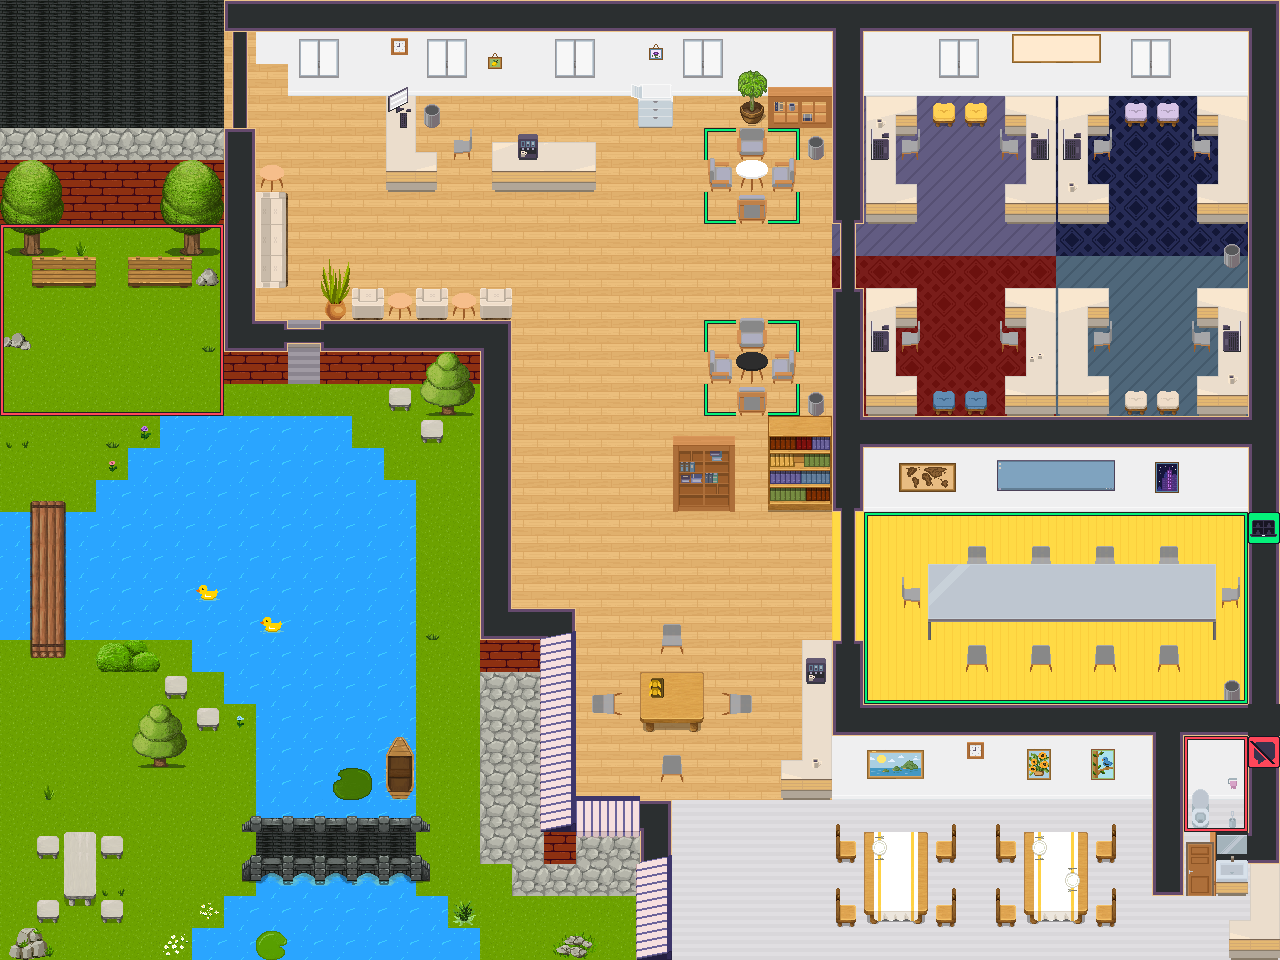

The image is a tile-based game level rendered from a .tmx file. Its description and source (layers, tilesets, objects; grid data summarised) follow:
An orthogonal 40x30 tile map with 32x32 px tiles, 13 tile layers (start, colliadables, chillroom1, chillRoom2, ...), 9 tilesets.

<map version="1.10" tiledversion="1.11.2" orientation="orthogonal" renderorder="right-down" width="40" height="30" tilewidth="32" tileheight="32" infinite="0" nextlayerid="17" nextobjectid="1">
 <editorsettings>
  <export target="aos-office.tmj" format="json" />
 </editorsettings>
 <tileset firstgid="1" name="WA_Room_Builder" tilewidth="32" tileheight="32" tilecount="1000" columns="25">
  <image source="tilesets/WA_Room_Builder.png" width="800" height="1280" />
  <tile id="0">
   <properties>
    <property name="collides" type="bool" value="true" />
   </properties>
  </tile>
 </tileset>
 <tileset firstgid="1001" name="WA_Special_Zones" tilewidth="32" tileheight="32" tilecount="12" columns="6">
  <image source="tilesets/WA_Special_Zones.png" width="192" height="64" />
  <tile id="2">
   <properties>
    <property name="collides" type="bool" value="true" />
   </properties>
  </tile>
  <tile id="3">
   <properties>
    <property name="silent" type="bool" value="true" />
   </properties>
  </tile>
 </tileset>
 <tileset firstgid="1013" name="WA_Exterior" tilewidth="32" tileheight="32" tilecount="850" columns="25">
  <image source="tilesets/WA_Exterior.png" width="800" height="1088" />
 </tileset>
 <tileset firstgid="1863" name="WA_Tables" tilewidth="32" tileheight="32" tilecount="270" columns="10">
  <image source="tilesets/WA_Tables.png" width="320" height="864" />
 </tileset>
 <tileset firstgid="2133" name="WA_Seats" tilewidth="32" tileheight="32" tilecount="182" columns="13">
  <image source="tilesets/WA_Seats.png" width="416" height="448" />
 </tileset>
 <tileset firstgid="2315" name="WA_Miscellaneous" tilewidth="32" tileheight="32" tilecount="110" columns="10">
  <image source="tilesets/WA_Miscellaneous.png" width="320" height="352" />
 </tileset>
 <tileset firstgid="2425" name="WA_Other_Furniture" tilewidth="32" tileheight="32" tilecount="156" columns="12">
  <image source="tilesets/WA_Other_Furniture.png" width="384" height="416" />
 </tileset>
 <tileset firstgid="2581" name="WA_User_Interface" tilewidth="32" tileheight="32" tilecount="273" columns="13">
  <image source="tilesets/WA_User_Interface.png" width="416" height="672" />
 </tileset>
 <tileset firstgid="2854" name="WA_Decoration" tilewidth="32" tileheight="32" tilecount="96" columns="12">
  <image source="tilesets/WA_Decoration.png" width="384" height="256" />
 </tileset>
 <layer id="1" name="start" width="40" height="30">
  <data>[1200 cells, 1 non-empty, 1 distinct tile ids]</data>
 </layer>
 <layer id="6" name="colliadables" width="40" height="30">
  <data>[1200 cells, 544 non-empty, 2 distinct tile ids]</data>
 </layer>
 <layer id="11" name="chillroom1" width="40" height="30">
  <properties>
   <property name="jitsiRoom" value="chillRoom1" />
  </properties>
  <data>[1200 cells, 9 non-empty, 1 distinct tile ids]</data>
 </layer>
 <layer id="12" name="chillRoom2" width="40" height="30">
  <properties>
   <property name="jitsiRoom" value="chillRoom2" />
  </properties>
  <data>[1200 cells, 9 non-empty, 1 distinct tile ids]</data>
 </layer>
 <layer id="13" name="meetingRoom" width="40" height="30">
  <properties>
   <property name="jitsiConfig" value="" />
   <property name="jitsiRoom" value="mainBoardroom" />
  </properties>
  <data>[1200 cells, 72 non-empty, 1 distinct tile ids]</data>
 </layer>
 <layer id="14" name="silent-zone" width="40" height="30">
  <data>[1200 cells, 48 non-empty, 1 distinct tile ids]</data>
 </layer>
 <layer id="3" name="floor" width="40" height="30">
  <data>[1200 cells, 1200 non-empty, 41 distinct tile ids]</data>
 </layer>
 <layer id="5" name="above floor" width="40" height="30">
  <data>[1200 cells, 263 non-empty, 145 distinct tile ids]</data>
 </layer>
 <layer id="4" name="desk" width="40" height="30">
  <data>[1200 cells, 113 non-empty, 42 distinct tile ids]</data>
 </layer>
 <layer id="7" name="above desk" width="40" height="30">
  <data>[1200 cells, 77 non-empty, 44 distinct tile ids]</data>
 </layer>
 <layer id="9" name="outlines" width="40" height="30">
  <data>[1200 cells, 70 non-empty, 12 distinct tile ids]</data>
 </layer>
 <objectgroup id="2" name="floorLayer" />
 <layer id="15" name="door_open" width="40" height="30">
  <data>[1200 cells, 2 non-empty, 2 distinct tile ids]</data>
 </layer>
 <layer id="16" name="door_closed" width="40" height="30">
  <data>[1200 cells, 2 non-empty, 2 distinct tile ids]</data>
 </layer>
</map>
